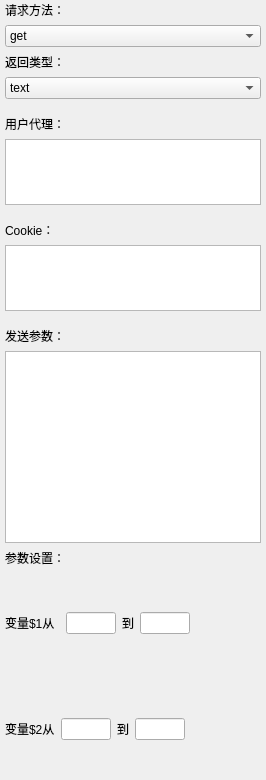
        <widget class="QWidget" name="widget_quickmode" native="true">
         <property name="minimumSize">
          <size>
           <width>200</width>
           <height>0</height>
          </size>
         </property>
         <property name="maximumSize">
          <size>
           <width>300</width>
           <height>16777215</height>
          </size>
         </property>
         <property name="styleSheet">
          <string notr="true"/>
         </property>
         <layout class="QVBoxLayout" name="verticalLayout_11">
          <property name="leftMargin">
           <number>5</number>
          </property>
          <property name="topMargin">
           <number>1</number>
          </property>
          <property name="rightMargin">
           <number>5</number>
          </property>
          <property name="bottomMargin">
           <number>1</number>
          </property>
          <item>
           <widget class="QWidget" name="widget_4" native="true">
            <layout class="QVBoxLayout" name="verticalLayout_14">
             <property name="leftMargin">
              <number>0</number>
             </property>
             <property name="topMargin">
              <number>0</number>
             </property>
             <property name="rightMargin">
              <number>0</number>
             </property>
             <property name="bottomMargin">
              <number>10</number>
             </property>
             <item>
              <widget class="QLabel" name="label_7">
               <property name="text">
                <string>请求方法：</string>
               </property>
              </widget>
             </item>
             <item>
              <widget class="QComboBox" name="comboBox_request_method">
               <item>
                <property name="text">
                 <string>get</string>
                </property>
               </item>
               <item>
                <property name="text">
                 <string>post</string>
                </property>
               </item>
              </widget>
             </item>
             <item>
              <widget class="QLabel" name="label_13">
               <property name="text">
                <string>返回类型：</string>
               </property>
              </widget>
             </item>
             <item>
              <widget class="QComboBox" name="comboBox_request_content">
               <item>
                <property name="text">
                 <string>text</string>
                </property>
               </item>
              </widget>
             </item>
            </layout>
           </widget>
          </item>
          <item>
           <widget class="QWidget" name="widget_22" native="true">
            <property name="sizePolicy">
             <sizepolicy hsizetype="Preferred" vsizetype="Preferred">
              <horstretch>0</horstretch>
              <verstretch>0</verstretch>
             </sizepolicy>
            </property>
            <property name="maximumSize">
             <size>
              <width>16777215</width>
              <height>100</height>
             </size>
            </property>
            <layout class="QVBoxLayout" name="verticalLayout_16">
             <property name="leftMargin">
              <number>0</number>
             </property>
             <property name="topMargin">
              <number>0</number>
             </property>
             <property name="rightMargin">
              <number>0</number>
             </property>
             <property name="bottomMargin">
              <number>10</number>
             </property>
             <item>
              <widget class="QLabel" name="label_14">
               <property name="text">
                <string>用户代理：</string>
               </property>
              </widget>
             </item>
             <item>
              <widget class="QPlainTextEdit" name="plainTextEdit_request_useragent"/>
             </item>
            </layout>
           </widget>
          </item>
          <item>
           <widget class="QWidget" name="widget_24" native="true">
            <property name="sizePolicy">
             <sizepolicy hsizetype="Preferred" vsizetype="Expanding">
              <horstretch>0</horstretch>
              <verstretch>0</verstretch>
             </sizepolicy>
            </property>
            <property name="maximumSize">
             <size>
              <width>16777215</width>
              <height>100</height>
             </size>
            </property>
            <layout class="QVBoxLayout" name="verticalLayout_17">
             <property name="leftMargin">
              <number>0</number>
             </property>
             <property name="topMargin">
              <number>0</number>
             </property>
             <property name="rightMargin">
              <number>0</number>
             </property>
             <property name="bottomMargin">
              <number>10</number>
             </property>
             <item>
              <widget class="QLabel" name="label_15">
               <property name="text">
                <string>Cookie：</string>
               </property>
              </widget>
             </item>
             <item>
              <widget class="QPlainTextEdit" name="plainTextEdit_request_cookie"/>
             </item>
            </layout>
           </widget>
          </item>
          <item>
           <widget class="QWidget" name="widget_26" native="true">
            <property name="sizePolicy">
             <sizepolicy hsizetype="Preferred" vsizetype="Expanding">
              <horstretch>0</horstretch>
              <verstretch>0</verstretch>
             </sizepolicy>
            </property>
            <layout class="QVBoxLayout" name="verticalLayout_18">
             <property name="leftMargin">
              <number>0</number>
             </property>
             <property name="topMargin">
              <number>0</number>
             </property>
             <property name="rightMargin">
              <number>0</number>
             </property>
             <property name="bottomMargin">
              <number>0</number>
             </property>
             <item>
              <widget class="QLabel" name="label_16">
               <property name="text">
                <string>发送参数：</string>
               </property>
              </widget>
             </item>
             <item>
              <widget class="QPlainTextEdit" name="plainTextEdit_request_params"/>
             </item>
             <item>
              <widget class="QLabel" name="label_17">
               <property name="text">
                <string>参数设置：</string>
               </property>
              </widget>
             </item>
             <item>
              <widget class="QWidget" name="widget_2" native="true">
               <property name="minimumSize">
                <size>
                 <width>0</width>
                 <height>100</height>
                </size>
               </property>
               <layout class="QHBoxLayout" name="horizontalLayout_4">
                <property name="leftMargin">
                 <number>0</number>
                </property>
                <property name="topMargin">
                 <number>0</number>
                </property>
                <property name="rightMargin">
                 <number>0</number>
                </property>
                <property name="bottomMargin">
                 <number>0</number>
                </property>
                <item>
                 <widget class="QLabel" name="label_18">
                  <property name="minimumSize">
                   <size>
                    <width>55</width>
                    <height>0</height>
                   </size>
                  </property>
                  <property name="text">
                   <string>变量$1从</string>
                  </property>
                 </widget>
                </item>
                <item>
                 <widget class="QLineEdit" name="lineEdit_param1_start">
                  <property name="maximumSize">
                   <size>
                    <width>50</width>
                    <height>16777215</height>
                   </size>
                  </property>
                 </widget>
                </item>
                <item>
                 <widget class="QLabel" name="label_19">
                  <property name="text">
                   <string>到</string>
                  </property>
                 </widget>
                </item>
                <item>
                 <widget class="QLineEdit" name="lineEdit_param1_end">
                  <property name="maximumSize">
                   <size>
                    <width>50</width>
                    <height>16777215</height>
                   </size>
                  </property>
                 </widget>
                </item>
                <item>
                 <spacer name="horizontalSpacer_5">
                  <property name="orientation">
                   <enum>Qt::Horizontal</enum>
                  </property>
                  <property name="sizeHint" stdset="0">
                   <size>
                    <width>40</width>
                    <height>20</height>
                   </size>
                  </property>
                 </spacer>
                </item>
               </layout>
              </widget>
             </item>
             <item>
              <widget class="QWidget" name="widget_21" native="true">
               <property name="minimumSize">
                <size>
                 <width>0</width>
                 <height>100</height>
                </size>
               </property>
               <layout class="QHBoxLayout" name="horizontalLayout_20">
                <property name="leftMargin">
                 <number>0</number>
                </property>
                <property name="topMargin">
                 <number>0</number>
                </property>
                <property name="rightMargin">
                 <number>0</number>
                </property>
                <property name="bottomMargin">
                 <number>0</number>
                </property>
                <item>
                 <widget class="QLabel" name="label_20">
                  <property name="text">
                   <string>变量$2从</string>
                  </property>
                 </widget>
                </item>
                <item>
                 <widget class="QLineEdit" name="lineEdit_param2_start">
                  <property name="maximumSize">
                   <size>
                    <width>50</width>
                    <height>16777215</height>
                   </size>
                  </property>
                 </widget>
                </item>
                <item>
                 <widget class="QLabel" name="label_21">
                  <property name="text">
                   <string>到</string>
                  </property>
                 </widget>
                </item>
                <item>
                 <widget class="QLineEdit" name="lineEdit_param1_end_2">
                  <property name="maximumSize">
                   <size>
                    <width>50</width>
                    <height>16777215</height>
                   </size>
                  </property>
                 </widget>
                </item>
                <item>
                 <spacer name="horizontalSpacer_6">
                  <property name="orientation">
                   <enum>Qt::Horizontal</enum>
                  </property>
                  <property name="sizeHint" stdset="0">
                   <size>
                    <width>40</width>
                    <height>20</height>
                   </size>
                  </property>
                 </spacer>
                </item>
               </layout>
              </widget>
             </item>
            </layout>
           </widget>
          </item>
         </layout>
        </widget>
